Frame 1 (no input): blank canvas, image omitted
Frame 60 (the mouse pressed at the canvas centre just before this capture): blank canvas, image omitted
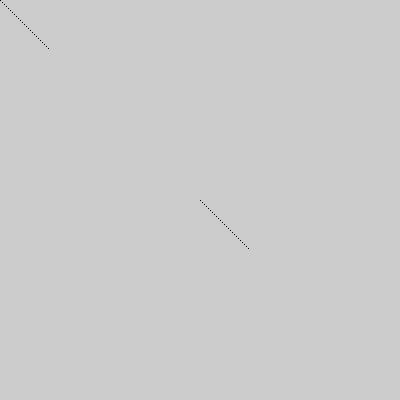
Frame 120 (the mouse held since frame 60 and released just before this capture)

The Processing sketch whose frames 1 and 60 were blank and that drew this single picture after the mouse press (run headless with seeded random() and noise(); from frame 60 on, the mouse is pressed at the canvas centre):

// Processing sketch: processing_102219
// ── processing_102219.pde

void setup() {
  size(400, 400);
}

void draw() {
  for(int i = 0; i < 50; i += 2) {
    point(mouseX + i, mouseY + i);
  }
}
